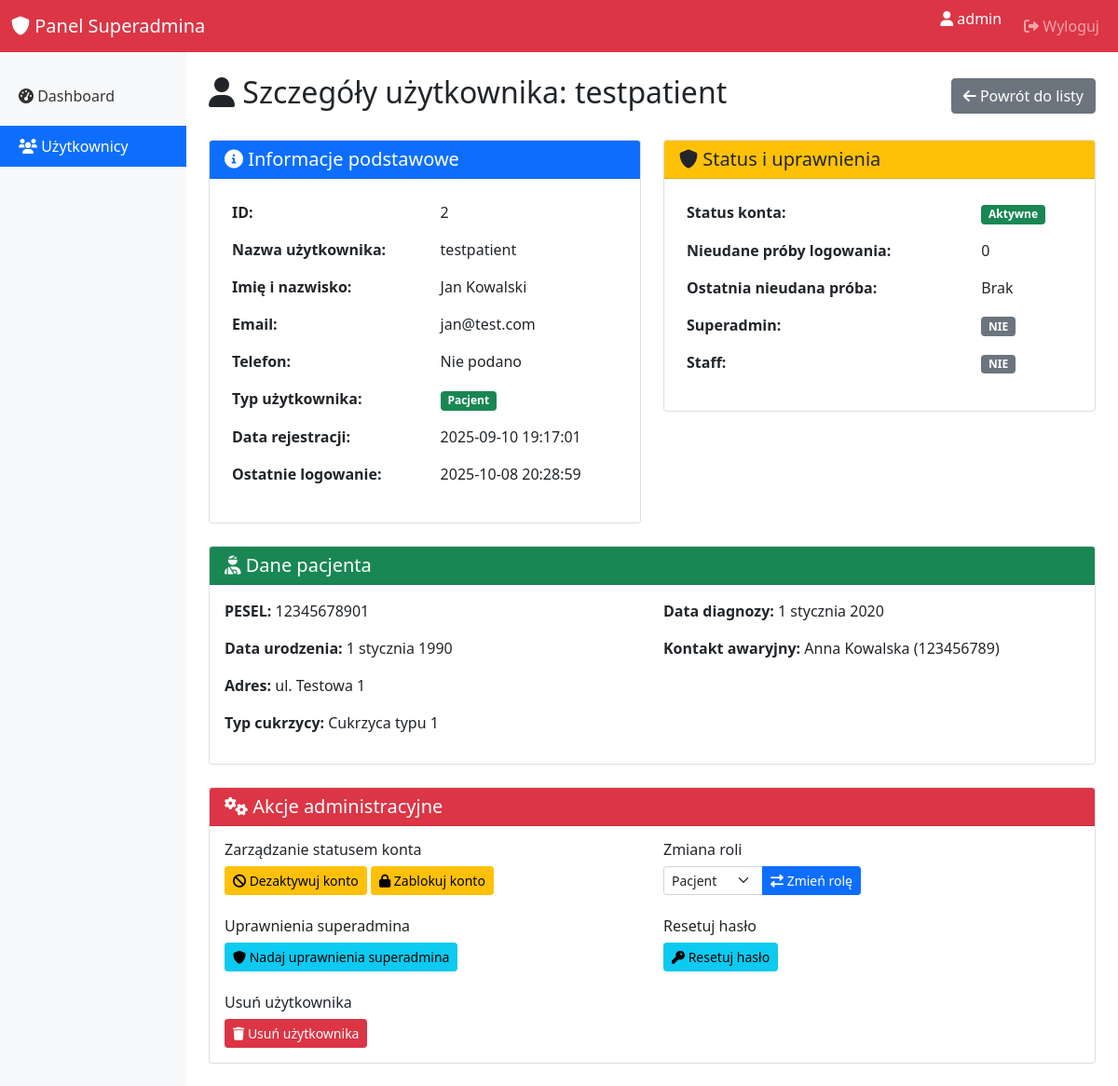
Page /superadmin/users/2/ (signed in) on the committed database.
### authentication/models.py (models this page shows, shortened)
class User(AbstractUser):
    USER_TYPE_CHOICES = (
        ('patient', 'Pacjent'),
        ('doctor', 'Lekarz'),
    )
    user_type = models.CharField(
        max_length=10,
        choices=USER_TYPE_CHOICES,
        default='patient'
    )
    phone_number = models.CharField(max_length=15, blank=True)
    failed_login_attempts = models.IntegerField(default=0)
    last_failed_login = models.DateTimeField(null=True, blank=True)
    account_locked_until = models.DateTimeField(null=True, blank=True)
    def is_patient(self):
        return self.user_type == 'patient'
    def is_account_locked(self):
        return False

### patients/models.py (models this page shows, shortened)
class Patient(models.Model):
    user = models.OneToOneField(settings.AUTH_USER_MODEL, on_delete=models.CASCADE, related_name='patient_profile')
    date_of_birth = models.DateField()
    pesel = models.CharField(
        max_length=11,
        unique=True,
        validators=[PESELValidator()],
        help_text='Numer PESEL (11 cyfr z poprawną sumą kontrolną)'
    )
    address = models.TextField()
    emergency_contact_name = models.CharField(max_length=100)
    emergency_contact_phone = models.CharField(max_length=15)
    diabetes_type = models.CharField(
        max_length=15,
        choices=[
            ('healthy', 'Zdrowy'),
            ('type1', 'Cukrzyca typu 1'),
            ('type2', 'Cukrzyca typu 2'),
            ('gestational', 'Cukrzyca ciążowa'),
        ]
    )
    diagnosis_date = models.DateField(null=True, blank=True)
    current_medications = models.TextField(blank=True)
    allergies = models.TextField(blank=True)
    last_cancellation_time = models.DateTimeField(null=True, blank=True, help_text="Czas ostatniego anulowania wizyty")
    created_at = models.DateTimeField(auto_now_add=True)
    updated_at = models.DateTimeField(auto_now=True)
    class Meta:
        verbose_name = "Pacjent"
        verbose_name_plural = "Pacjenci"

### superadmin/views.py (the view)
# urls.py: path('users/<int:user_id>/', views.user_detail, name='user_detail'),
@login_required
@user_passes_test(is_superuser)
def user_detail(request, user_id):
    user = get_object_or_404(User, id=user_id)
    patient_data = None
    doctor_data = None
    if user.is_patient():
        try:
            patient_data = Patient.objects.get(user=user)
        except Patient.DoesNotExist:
            pass
    elif user.is_doctor():
        try:
            doctor_data = Doctor.objects.get(user=user)
        except Doctor.DoesNotExist:
            pass
    context = {
        'selected_user': user,
        'patient_data': patient_data,
        'doctor_data': doctor_data,
    }
    return render(request, 'superadmin/user_detail.html', context)

### superadmin/views.py (called while the page is built)
def is_superuser(user):
    return user.is_superuser

### superadmin/templates/superadmin/user_detail.html (shortened to what this page needs)
{% extends 'superadmin/base.html' %}
{% block content %}
<div class="d-flex justify-content-between align-items-center mb-4">
    <h2><i class="fas fa-user"></i> Szczegóły użytkownika: {{ selected_user.username }}</h2>
    <a href="{% url 'superadmin:user_list' %}" class="btn btn-secondary">
        <i class="fas fa-arrow-left"></i> Powrót do listy
    </a>
</div>
<div class="row">
    <div class="col-md-6">
        <div class="card mb-4">
            <div class="card-header bg-primary text-white">
                <h5 class="mb-0"><i class="fas fa-info-circle"></i> Informacje podstawowe</h5>
            </div>
            <div class="card-body">
                <table class="table table-borderless">
                    <tr>
                        <th>ID:</th>
                        <td>{{ selected_user.id }}</td>
                    </tr>
                    <tr>
                        <th>Nazwa użytkownika:</th>
                        <td>{{ selected_user.username }}</td>
                    </tr>
                    <tr>
                        <th>Imię i nazwisko:</th>
                        <td>{{ selected_user.first_name }} {{ selected_user.last_name }}</td>
                    </tr>
                    <tr>
                        <th>Email:</th>
                        <td>{{ selected_user.email }}</td>
                    </tr>
                    <tr>
                        <th>Telefon:</th>
                        <td>{{ selected_user.phone_number|default:"Nie podano" }}</td>
                    </tr>
                    <tr>
                        <th>Typ użytkownika:</th>
                        <td>
                            {% if selected_user.user_type == 'patient' %}
                                <span class="badge bg-success">Pacjent</span>
                            {% elif selected_user.user_type == 'doctor' %}
                                <span class="badge bg-info">Lekarz</span>
                            {% endif %}
                        </td>
                    </tr>
                    <tr>
                        <th>Data rejestracji:</th>
                        <td>{{ selected_user.date_joined|date:"Y-m-d H:i:s" }}</td>
                    </tr>
                    <tr>
                        <th>Ostatnie logowanie:</th>
                        <td>{{ selected_user.last_login|date:"Y-m-d H:i:s"|default:"Nigdy" }}</td>
                    </tr>
                </table>
            </div>
        </div>
    </div>
    <div class="col-md-6">
        <div class="card mb-4">
            <div class="card-header bg-warning text-dark">
                <h5 class="mb-0"><i class="fas fa-shield-alt"></i> Status i uprawnienia</h5>
            </div>
            <div class="card-body">
                <table class="table table-borderless">
                    <tr>
                        <th>Status konta:</th>
                        <td>
                            {% if selected_user.is_account_locked %}
                                <span class="badge bg-danger">Zablokowane</span>
                                <small class="text-muted d-block">
                                    Do: {{ selected_user.account_locked_until|date:"Y-m-d H:i" }}
                                </small>
                            {% elif selected_user.is_active %}
                                <span class="badge bg-success">Aktywne</span>
                            {% else %}
                                <span class="badge bg-secondary">Nieaktywne</span>
                            {% endif %}
                        </td>
                    </tr>
                    <tr>
                        <th>Nieudane próby logowania:</th>
                        <td>{{ selected_user.failed_login_attempts }}</td>
                    </tr>
                    <tr>
                        <th>Ostatnia nieudana próba:</th>
                        <td>{{ selected_user.last_failed_login|date:"Y-m-d H:i:s"|default:"Brak" }}</td>
                    </tr>
                    <tr>
                        <th>Superadmin:</th>
                        <td>
                            {% if selected_user.is_superuser %}
                                <span class="badge bg-danger">TAK</span>
                            {% else %}
                                <span class="badge bg-secondary">NIE</span>
                            {% endif %}
                        </td>
                    </tr>
                    <tr>
                        <th>Staff:</th>
                        <td>
                            {% if selected_user.is_staff %}
                                <span class="badge bg-info">TAK</span>
                            {% else %}
                                <span class="badge bg-secondary">NIE</span>
                            {% endif %}
                        </td>
                    </tr>
                </table>
            </div>
        </div>
    </div>
</div>
{% if patient_data %}
<div class="card mb-4">
    <div class="card-header bg-success text-white">
        <h5 class="mb-0"><i class="fas fa-user-injured"></i> Dane pacjenta</h5>
    </div>
    <div class="card-body">
        <div class="row">
            <div class="col-md-6">
                <p><strong>PESEL:</strong> {{ patient_data.pesel }}</p>
                <p><strong>Data urodzenia:</strong> {{ patient_data.date_of_birth }}</p>
                <p><strong>Adres:</strong> {{ patient_data.address }}</p>
                <p><strong>Typ cukrzycy:</strong> {{ patient_data.get_diabetes_type_display }}</p>
            </div>
            <div class="col-md-6">
                <p><strong>Data diagnozy:</strong> {{ patient_data.diagnosis_date|default:"Nie podano" }}</p>
                <p><strong>Kontakt awaryjny:</strong> {{ patient_data.emergency_contact_name }} ({{ patient_data.emergency_contact_phone }})</p>
            </div>
        </div>
    </div>
</div>
{% endif %}
<div class="card">
    <div class="card-header bg-danger text-white">
        <h5 class="mb-0"><i class="fas fa-cogs"></i> Akcje administracyjne</h5>
    </div>
    <div class="card-body">
        <div class="row">
            <div class="col-md-6 mb-3">
                <h6>Zarządzanie statusem konta</h6>
                <form method="post" action="{% url 'superadmin:toggle_user_status' selected_user.id %}" class="d-inline">
                    <button type="submit" class="btn btn-{% if selected_user.is_active %}warning{% else %}success{% endif %} btn-sm mb-2">
                        <i class="fas fa-{% if selected_user.is_active %}ban{% else %}check{% endif %}"></i>
                        {% if selected_user.is_active %}Dezaktywuj{% else %}Aktywuj{% endif %} konto
                    </button>
                </form>
                {% if selected_user.is_account_locked %}
                <form method="post" action="{% url 'superadmin:unlock_user_account' selected_user.id %}" class="d-inline">
                    {% csrf_token %}
                    <button type="submit" class="btn btn-success btn-sm mb-2">
                        <i class="fas fa-unlock"></i> Odblokuj konto
                    </button>
                </form>
                {% else %}
                <form method="post" action="{% url 'superadmin:lock_user_account' selected_user.id %}" class="d-inline">
                    <button type="submit" class="btn btn-warning btn-sm mb-2"
                            onclick="return confirm('Czy na pewno chcesz zablokować to konto na 24 godziny?')">
                        <i class="fas fa-lock"></i> Zablokuj konto
                    </button>
                </form>
                {% endif %}
            </div>
            <div class="col-md-6 mb-3">
                <h6>Zmiana roli</h6>
                <form method="post" action="{% url 'superadmin:change_user_role' selected_user.id %}" class="d-inline-block">
                    <div class="input-group input-group-sm mb-2">
                        <select name="new_role" class="form-select">
                            <option value="patient" {% if selected_user.user_type == 'patient' %}selected{% endif %}>Pacjent</option>
                        </select>
                        <button type="submit" class="btn btn-primary">
                            <i class="fas fa-exchange-alt"></i> Zmień rolę
                        </button>
                    </div>
                </form>
            </div>
            <div class="col-md-6 mb-3">
                <h6>Uprawnienia superadmina</h6>
                <form method="post" action="{% url 'superadmin:toggle_superuser_status' selected_user.id %}" class="d-inline">
                    <button type="submit" class="btn btn-{% if selected_user.is_superuser %}warning{% else %}info{% endif %} btn-sm mb-2"
                            onclick="return confirm('Czy na pewno chcesz zmienić uprawnienia superadmina dla tego użytkownika?')">
                        <i class="fas fa-shield-alt"></i>
                        {% if selected_user.is_superuser %}Odbierz{% else %}Nadaj{% endif %} uprawnienia superadmina
                    </button>
                </form>
            </div>
            <div class="col-md-6 mb-3">
                <h6>Resetuj hasło</h6>
                <button type="button" class="btn btn-info btn-sm mb-2" data-bs-toggle="modal" data-bs-target="#resetPasswordModal">
                    <i class="fas fa-key"></i> Resetuj hasło
                </button>
            </div>
            <div class="col-md-12">
                <h6>Usuń użytkownika</h6>
                <form method="post" action="{% url 'superadmin:delete_user' selected_user.id %}" class="d-inline">
                    <button type="submit" class="btn btn-danger btn-sm"
                            onclick="return confirm('UWAGA: Czy na pewno chcesz usunąć tego użytkownika? Ta operacja jest nieodwracalna!')">
                        <i class="fas fa-trash"></i> Usuń użytkownika
                    </button>
                </form>
            </div>
        </div>
    </div>
</div>
{% endblock %}

### superadmin/templates/superadmin/base.html (shortened to what this page needs)
<!DOCTYPE html>
<html lang="pl">
<head>
    <link href="https://cdn.jsdelivr.net/npm/bootstrap@5.1.3/dist/css/bootstrap.min.css" rel="stylesheet">
    <link rel="stylesheet" href="https://cdnjs.cloudflare.com/ajax/libs/font-awesome/6.0.0/css/all.min.css">
</head>
<body>
    <nav class="navbar navbar-expand-lg navbar-dark bg-danger">
        <div class="container-fluid">
            <a class="navbar-brand" href="{% url 'superadmin:dashboard' %}">
                <i class="fas fa-shield-alt"></i> Panel Superadmina
            </a>
            <div class="collapse navbar-collapse" id="navbarNav">
                <ul class="navbar-nav ms-auto">
                    <li class="nav-item">
                        <span class="navbar-text text-white me-3">
                            <i class="fas fa-user"></i> {{ user.username }}
                        </span>
                    </li>
                    <li class="nav-item">
                        <a class="nav-link" href="{% url 'authentication:logout' %}">
                            <i class="fas fa-sign-out-alt"></i> Wyloguj
                        </a>
                    </li>
                </ul>
            </div>
        </div>
    </nav>
    <div class="container-fluid">
        <div class="row">
            <div class="col-md-2 sidebar">
                <nav class="nav flex-column">
                    <a class="nav-link {% if request.resolver_match.url_name == 'dashboard' %}active{% endif %}"
                       href="{% url 'superadmin:dashboard' %}">
                        <i class="fas fa-tachometer-alt"></i> Dashboard
                    </a>
                    <a class="nav-link {% if request.resolver_match.url_name == 'user_list' or request.resolver_match.url_name == 'user_detail' %}active{% endif %}"
                       href="{% url 'superadmin:user_list' %}">
                        <i class="fas fa-users"></i> Użytkownicy
                    </a>
                </nav>
            </div>
            <div class="col-md-10 p-4">
                {% block content %}
                {% endblock %}
            </div>
        </div>
    </div>
</body>
</html>

### superadmin/templates/superadmin/base.html (style rules this page uses)
.sidebar { min-height: calc(100vh - 56px); background-color: #f8f9fa; padding: 20px 0; }
.sidebar .nav-link { color: #333; padding: 10px 20px; margin: 5px 0; }
.sidebar .nav-link:hover, .sidebar .nav-link.active { background-color: #0d6efd; color: white; }

### rows in the picture
User: username "admin"
User: username "testpatient", id "2", first_name "Jan", last_name "Kowalski", email "jan@test.com", phone_number "Nie podano", date_joined "2025-09-10 19:17:01", last_login "2025-10-08 20:28:59", failed_login_attempts "0", last_failed_login "Brak", new_role "Pacjent"
Patient: pesel "12345678901", date_of_birth "1 stycznia 1990", address "ul. Testowa 1", diabetes_type "Cukrzyca typu 1", diagnosis_date "1 stycznia 2020", emergency_contact_name "Anna Kowalska", emergency_contact_phone "123456789"
